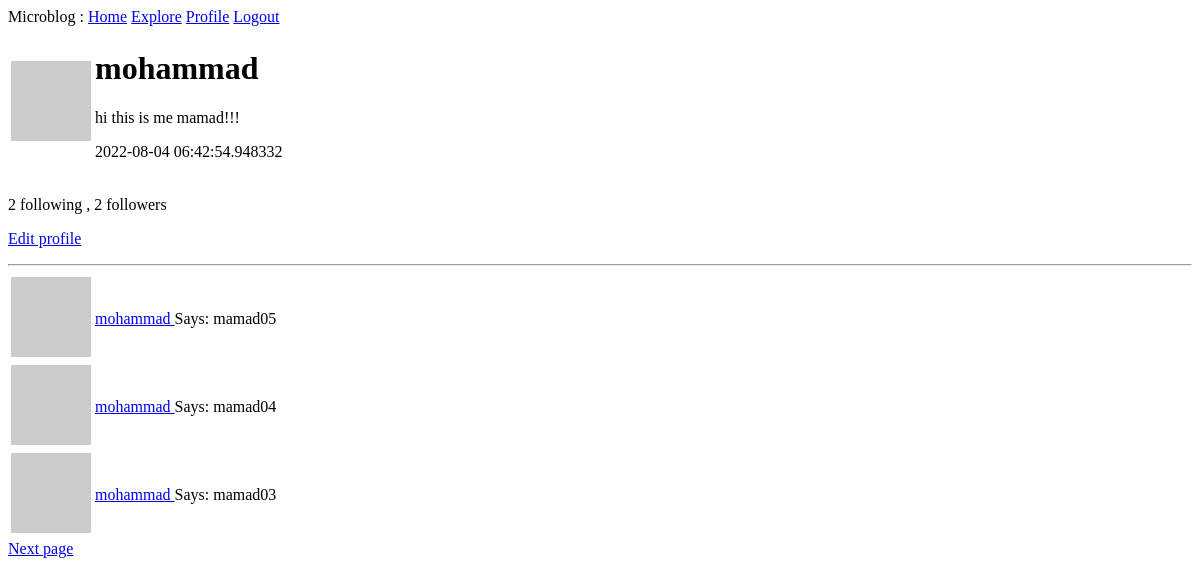
The page /user/mohammad (signed in) on the database as committed earlier.
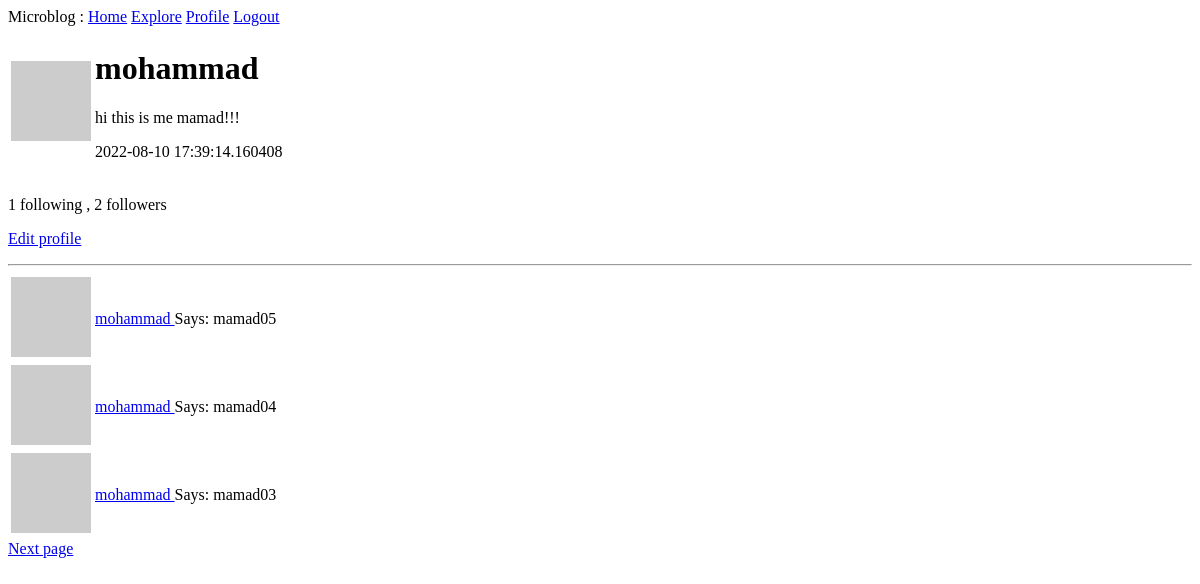
The same page on the database as committed later.
### myapp/models.py (models this page shows, shortened)
class User(db.Model, UserMixin):
    id = db.Column(db.Integer, primary_key=True)
    username = db.Column(db.String(64), index=True, unique=True)
    email = db.Column(db.String(128), index=True, unique=True)
    password_hash = db.Column(db.String(128))
    posts = db.relationship('Post', backref="author", lazy="dynamic")
    about_me = db.Column(db.String(140))
    last_seen = db.Column(db.DateTime(), default=datetime.utcnow)
    followed = db.relationship('User',secondary=follow_rel,
        primaryjoin = (id == follow_rel.c.follower_id),
        secondaryjoin = (id == follow_rel.c.followed_id),
        backref=db.backref("followers",lazy="dynamic"),
        lazy="dynamic"
    )
    def avatar(self, size, default="identicon"):
        digest = md5(self.email.encode("utf-8")).hexdigest()
        gravatar_link = "https://gravatar.com/avatar/{}?s={}&d={}"
        user_avatar = gravatar_link.format(digest, size, default)
        return user_avatar
    '''Expire in 10 minutes'''

class Post(db.Model):
    id = db.Column(db.Integer, primary_key=True)
    body = db.Column(db.Text())
    timestamp = db.Column(db.DateTime(), index=True, default=datetime.utcnow)
    user_id = db.Column(db.Integer, db.ForeignKey("user.id"))

### myapp/routes.py (the view)
@app.route("/user/<username>")
@login_required
def user(username):
    user = User.query.filter_by(username=username).first_or_404()
    page_number = request.args.get("page",default=1,type=int)
    posts = user.posts.order_by(Post.timestamp.desc()).paginate(page=page_number,per_page=app.config["POSTS_PER_PAGE"],error_out=False)
    prev_page = url_for("user",page=posts.prev_num,username=username) if posts.has_prev else None
    next_page = url_for("user",page=posts.next_num,username=username) if posts.has_next else None
    return render_template("user.html", user=user, posts=posts.items , prev_page=prev_page,next_page=next_page)

### myapp/models.py (called while the page is built)
@login.user_loader
def load_user(id):
    return User.query.get(int(id))

### myapp/routes.py (called while the page is built)
@app.before_request
def before_request_handler():
    if current_user.is_authenticated:
        current_user.last_seen = datetime.utcnow()
        db.session.commit()

### myapp/templates/user.html
{% extends "base.html" %}
{% block content %}
    <table >
        <tr >
            <td><img src="{{ user.avatar(size=128) }}" alt="picture"></td>
            <td>
                <h1>{{ user.username }}</h1>
                {% if user.about_me %} <p>{{ user.about_me }}</p> {% endif %}
                {% if user.last_seen %} <p>{{ user.last_seen }}</p> {% endif %}
            </td>
        </tr>
    </table>
    <p>{{ user.followed.count() }} following , {{ user.followers.count() }} followers</p>
    {% if current_user == user %}
    <p><a href="{{ url_for('edit_profile') }}">Edit profile</a></p>
    {% else %}
    {% if current_user.is_following(user) %}
    <p><a href="{{ url_for('unfollow', username = user.username) }}">Unfollow</a></p>
    {% else %}
    <p><a href="{{ url_for('follow', username = user.username) }}">Follow</a></p>
    {% endif %}
    {% endif %}
    <hr>
    {% include "_posts.html" %}
	{% include "_pagination.html" %}
{% endblock %}

### myapp/templates/base.html (shortened to what this page needs)
<!DOCTYPE html>
<html lang="en">
<head>
</head>
<body>
    <div>
        Microblog :
        <a href="{{ url_for('index') }}">Home</a>
        <a href="{{ url_for('explore') }}">Explore</a>
        {% if current_user.is_anonymous %}
        <a href="{{ url_for('login') }}">Login</a>
        {% else %}
        <a href="{{ url_for('user',username = current_user.username) }}">Profile</a>
        <a href="{{ url_for('logout') }}">Logout</a>
        {% endif %}
    </div>
    {% block content %}
    {% endblock %}
</body>
</html>

### myapp/templates/_posts.html
<table>
    {% for post in posts %}
    <tr>
        <td><img src="{{ post.author.avatar(size=64) }}" alt="picture"></td>
		<td><p><a href="{{ url_for("user",username = post.author.username) }}">
				{{ post.author.username }}
				</a>
				Says: {{ post.body }}
			</p>
		</td>
    </tr>
    {% endfor %}
</table>

### myapp/templates/_pagination.html (shortened to what this page needs)
{% if next_page %}
<a href="{{ next_page }}">Next page</a>
{% endif %}

Rows that differ between the two databases and show on the page:
changed User "mohammad": last_seen "2022-08-04 06:42:54.948332" → "2022-08-10 17:39:14.160408"
Other text that changed with them:
{{ user.followed.count() }}: "2" → "1"
